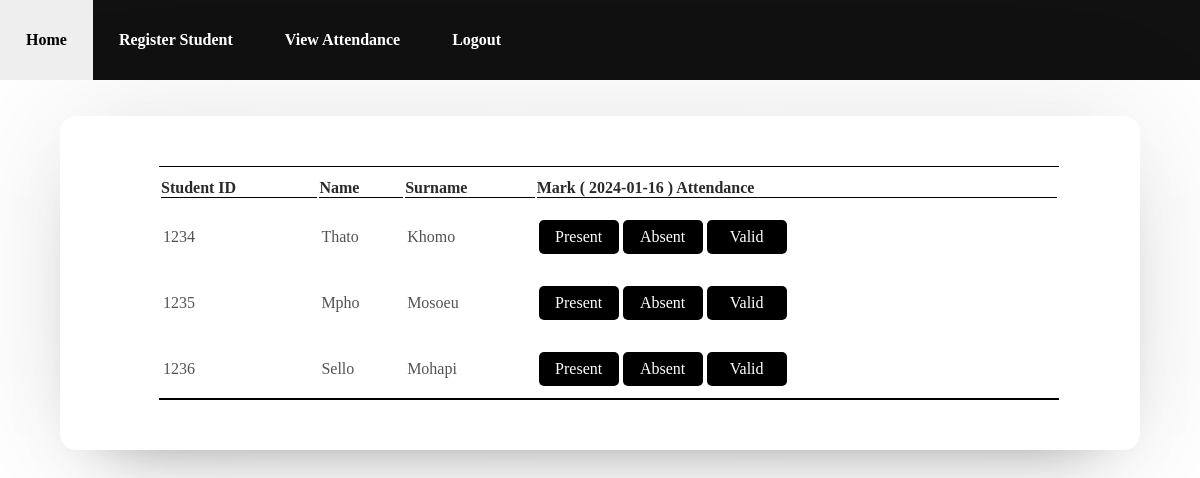
Page /dashboard.php on the committed database.
### tables this page shows
CREATE TABLE `students` (
  `student_id` int(11) NOT NULL,
  `name` varchar(40) NOT NULL,
  `surname` varchar(40) NOT NULL
);

### dashboard.php (the view, shortened to what this page needs)
<?php
    include_once "connection.php";
?>
<!DOCTYPE html>
<html lang="en">
<head>
    <link rel="stylesheet" href="style.css">
</head>
<body>
    <nav>
        <ul class="nav-links">
            <li><a class="active" href="dashboard.php">Home</a></li>
            <li><a href="student_register.php">Register Student</a></li>
            <li><a href="student_attendance.php">View Attendance</a></li>
            <li> <a href="logout.php">Logout</a></li>
        </ul>
    </nav>
    <div class="wrapper">
    <div class="attendence-list">
        <table class="tablecustom">
        <thead>
            <tr>
                <th>Student ID	</th>
                <th>Name		</th>
                <th>Surname		</th>
                <th>Mark <?php $currentDate = new DateTime('now');
                                $currentDate = $currentDate->format('Y-m-d');
                                echo "( $currentDate )";
                        ?> Attendance </th>
            </tr>
        </thead>
        <tbody>
            <?php
                $sql = "SELECT * FROM students";
                $result = mysqli_query($conn, $sql) or die("bad query");
                if(mysqli_num_rows($result) > 0) {
                    while ($row = mysqli_fetch_assoc($result)) {
                        echo "<tr>";
                            echo "<td>" . $row['student_id'] . "</td>";
                            echo "<td>" . $row['name'] . "</td>";
                            echo "<td>" . $row['surname'] . "</td>";
                            echo "<td>
                                    <a href='mark_present.php?student_id=" . $row['student_id'] . "'>Present</a>
                                    <a href='mark_absent.php?student_id=" . $row['student_id'] . "'>Absent</a>
                                    <a href='mark_absent_with_reason.php?student_id=" . $row['student_id'] . "'>Valid</a>
                                </td>";
                        echo "</tr>";
                    }
                }
            ?>
            </tbody>
        </table>
    </div>
    </div>
</body>
</html>

### style.css (style rules this page uses)
* { margin: 0; padding: 0; box-sizing: border-box; text-decoration: none; }
.wrapper { margin-top: 3%; margin-left: 5%; background: #ffff; width: 90%; padding: 50px; border-radius: 16px; box-shadow: 0 0 128px 0 rgb(0, 0, 0, 0.1), 0 32px 64px -48px rgba(0, 0, 0, 0.5); }
nav { width: 100%; height: 80px; background-color: #111; align-content: center; }
.nav-links { list-style-type: none; margin: 0; padding: 0; overflow: hidden; }
.nav-links li { float: left; }
.nav-links li a { display: block; font-weight: bold; color: white; text-align: center; padding: 31px 26px; text-decoration: none; }
.nav-links .active { color: black; font-weight: bold; background-color: #eeeeee; }
.tablecustom { min-width: 900px; background: white; border-top: 1px solid black; border-bottom: 2px solid black; }
table { width: 90%; margin-left: 5%; }
.tablecustom thead th { padding-top: 10px; text-align: left; border-bottom: 1px solid black; }
.tablecustom thead { color: #2a2a2a; }
.tablecustom tbody td { color: #535353; font-weight: 400; padding-left: 2px; padding-bottom: 10px; padding-top: 20px; font-weight: 300; }
.tablecustom a:link, a:visited { background-color: black; color: white; padding: 8px 12px; text-align: center; text-decoration: none; display: inline-block; border-radius: 5px; width: 80px; }

### rows in the picture
students: student_id "1234", name "Thato", surname "Khomo"
students: student_id "1235", name "Mpho", surname "Mosoeu"
students: student_id "1236", name "Sello", surname "Mohapi"

### other values in the picture
$currentDate "2024-01-16"
